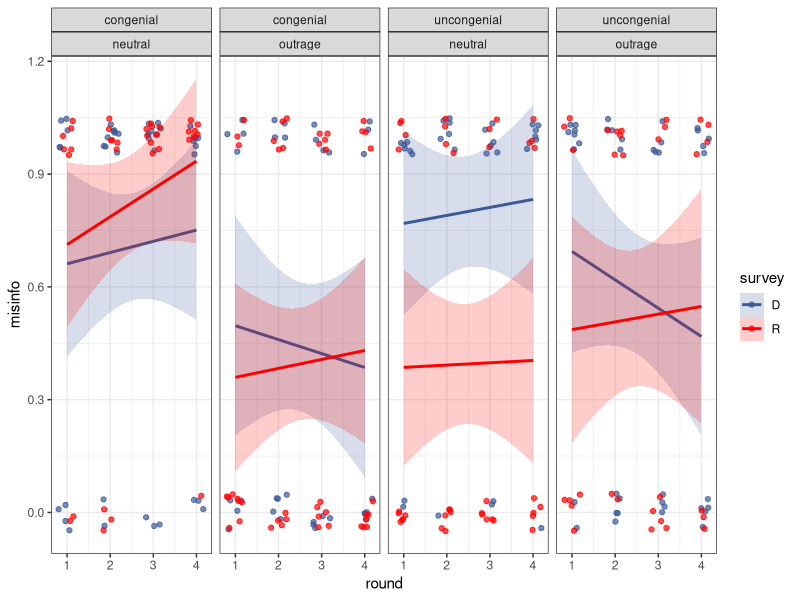

This figure's R source: (Note: this script raises an error after producing the figure.)
## ---- chunk 1
knitr::opts_chunk$set(echo = TRUE)
## ---- chunk 2
# load packages
library(tidyverse)

# custom functions
# dplyr select
select <- dplyr::select

# read in data seperately
dat <- read_csv('../data/data.csv')
rounds <- read_csv('../data/rounds.csv')
edgelist <- read_csv('../data/edgelist.csv')

## ---- chunk 3
# make new variable that recodes 'correct' as 'misinfo endorsed'
rounds <- rounds %>%
  mutate(misinfo = 1 - correct)


# make simple plot
p <- rounds %>%
  filter(!is.na(congenialMisinfo)) %>%
  ggplot(., aes(x = round, y = misinfo, group = survey, color = survey, fill = survey)) +
    geom_point(position = position_jitter(height = 0.05, width = 0.2), 
               alpha = .7) +
    stat_smooth(method = 'glm', 
                formula = y ~ x, 
                aes(fill = survey, alpha = .5),
                alpha = 0.2, size = 1) +
    scale_color_manual(values = c('#3b5998', 'red'), na.value = 'light grey') +
    scale_fill_manual(values = c('#3b5998', 'red'), na.value = 'light grey') +
    facet_grid(~ congenialMisinfo + moralCondition) +
    theme_bw()


# output p
p

## ---- chunk 4
p <- rounds %>%
  ggplot(., aes(x = round, y = score, color = condition, group = condition)) +
    geom_point(position = position_jitter(height = 0.05, width = 0.2),
               size = 2.5,
               alpha = .5) 
p

## ---- chunk 5

# limits arguemnt is upper and lower bound for y-axis
p <- p +
  scale_y_continuous(limits = c(1, 5))

p

## ---- chunk 6

p <- p +
  scale_color_manual(values = c('#FFCB05', '#00274C'))

p

## ---- chunk 7
p <- p +
  labs(
    title = 'Scores by Round Number',
    y = 'Response Score',
    x = 'Round Number',
    color = 'Condition',
    subtitle = 'Results based on 2 experimental networks',
    caption = 'Based on limited data')

p
## ---- chunk 8
p <- p +
  theme_bw()

p
## ---- chunk 9
png('../figures/scores.png', units = 'in', width = 8, height = 6, res = 750)
p
dev.off()


## ---- chunk 10
# lots of the responses are repeated, so just get the unique entries
text <- rounds$response %>%
  unique()

head(text)



## ---- chunk 11

library(tm)
library(wordcloud)

# convert text to a corpus
text <- Corpus(VectorSource(text))

# do some basic cleaning of text
text <- text %>%
  tm_map(removePunctuation) %>%
  tm_map(removeNumbers) %>%
  tm_map(tolower) %>%
  tm_map(removeWords, stopwords('english'))

# create term document matrix
tdm <- TermDocumentMatrix(text) 
tdmMatrix <- as.matrix(tdm) 
words <- sort(rowSums(tdmMatrix), decreasing=TRUE) 
datMatrix <- data.frame(word = names(words), freq = words)

# print and save wordcloud
png('../figures/wordcloud.png', units="in", width=6, height=6, res=750)
wordcloud(
  words = datMatrix$word,
  max.words = Inf,
  freq = datMatrix$freq,
  min.freq = 1,
  random.order = FALSE,
  color = brewer.pal(9, 'Blues')[(5:9)],
  rot.per=0.15, 
  scale = c(3.5, 0.1))

dev.off()
